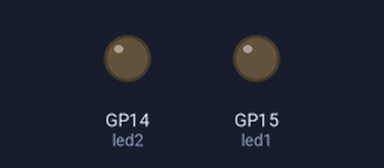
This program was run on a simulated Raspberry Pi Pico running MicroPython. On the bench: output pins drawn as LEDs (lit = HIGH). Dashed ring = blinking.

Above: at 1.0 s.
At 2.5 s:
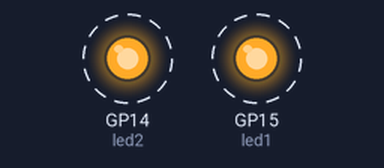
Timing chart, 0 to 4.6 s (numbered marks = the images above):
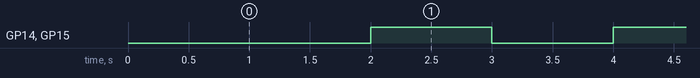

Measured:
- by itself, GP14 (led2), GP15 (led1): alternates HIGH for 1.0 s and LOW for 1.0 s

The program:

blinking-two-leds.py
```python
from machine import Pin, Timer

led1 = Pin(15, Pin.OUT)
led2 = Pin(14, Pin.OUT)
LED_state1 = True
LED_state2 = True
tim =Timer()

def tick(timer):
    global led, LED_state1, LED_state2
    LED_state1 = not LED_state1
    LED_state2 = not LED_state2
    led1.value(LED_state1)
    led2.value(LED_state2)

tim.init(freq=1, mode=Timer.PERIODIC, callback=tick)
    
```
